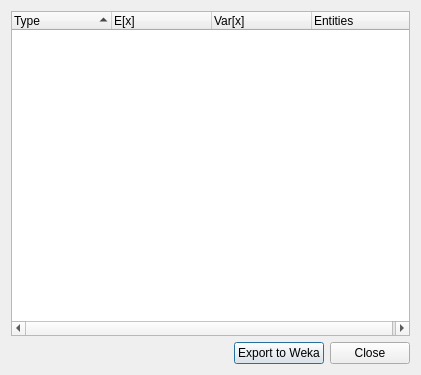
<ui version="4.0" >
 <class>ResponseQualityDlg</class>
 <widget class="QDialog" name="ResponseQualityDlg" >
  <property name="geometry" >
   <rect>
    <x>0</x>
    <y>0</y>
    <width>421</width>
    <height>375</height>
   </rect>
  </property>
  <property name="windowTitle" >
   <string>Response Quality Feedback</string>
  </property>
  <layout class="QVBoxLayout" >
   <item>
    <widget class="QTreeWidget" name="twFeatures" >
     <property name="alternatingRowColors" >
      <bool>true</bool>
     </property>
     <property name="sortingEnabled" >
      <bool>true</bool>
     </property>
     <property name="columnCount" >
      <number>4</number>
     </property>
     <column>
      <property name="text" >
       <string>Type</string>
      </property>
     </column>
     <column>
      <property name="text" >
       <string>E[x]</string>
      </property>
     </column>
     <column>
      <property name="text" >
       <string>Var[x]</string>
      </property>
     </column>
     <column>
      <property name="text" >
       <string>Entities</string>
      </property>
     </column>
    </widget>
   </item>
   <item>
    <layout class="QHBoxLayout" >
     <item>
      <spacer>
       <property name="orientation" >
        <enum>Qt::Horizontal</enum>
       </property>
       <property name="sizeHint" >
        <size>
         <width>40</width>
         <height>20</height>
        </size>
       </property>
      </spacer>
     </item>
     <item>
      <widget class="QPushButton" name="pbSave" >
       <property name="text" >
        <string>Export to Weka</string>
       </property>
      </widget>
     </item>
     <item>
      <widget class="QPushButton" name="pbClose" >
       <property name="text" >
        <string>Close</string>
       </property>
      </widget>
     </item>
    </layout>
   </item>
  </layout>
 </widget>
 <tabstops>
  <tabstop>twFeatures</tabstop>
  <tabstop>pbSave</tabstop>
  <tabstop>pbClose</tabstop>
 </tabstops>
 <resources/>
 <connections>
  <connection>
   <sender>pbClose</sender>
   <signal>clicked()</signal>
   <receiver>ResponseQualityDlg</receiver>
   <slot>accept()</slot>
   <hints>
    <hint type="sourcelabel" >
     <x>360</x>
     <y>348</y>
    </hint>
    <hint type="destinationlabel" >
     <x>371</x>
     <y>-14</y>
    </hint>
   </hints>
  </connection>
 </connections>
</ui>
